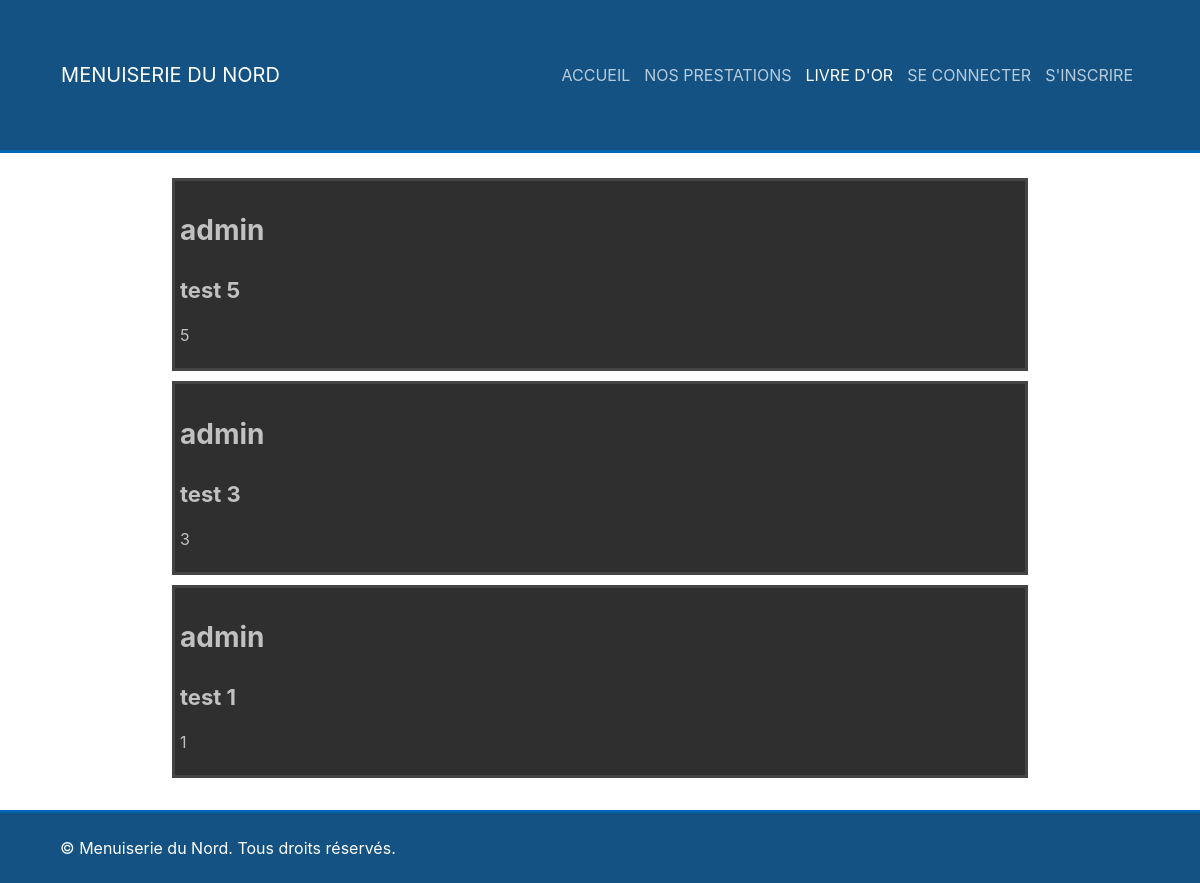
The page /index.php?view=livredor on the database as committed earlier.
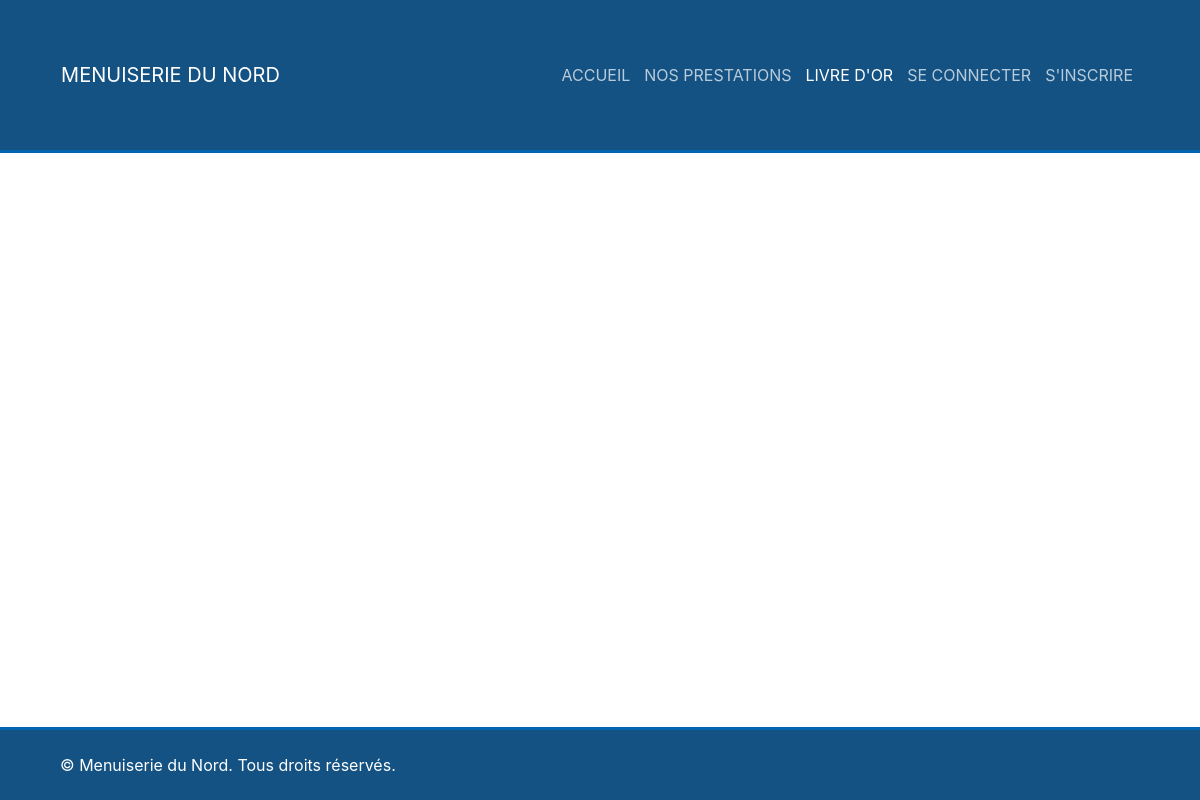
The same page on the database as committed later.
### tables this page shows
CREATE TABLE `livre_or` (
  `id` int(11) NOT NULL COMMENT 'clé primaire, identifiant numérique auto incrémenté',
  `id_users` int(11) NOT NULL COMMENT 'l id du client du commentaire',
  `date` timestamp NOT NULL DEFAULT CURRENT_TIMESTAMP ON UPDATE CURRENT_TIMESTAMP COMMENT 'date du commentaire',
  `titre` varchar(50) NOT NULL COMMENT 'titre du commentaire fait par le client',
  `texte` varchar(500) NOT NULL COMMENT 'texte du commentaire fait par le client'
);

CREATE TABLE `users` (
  `id` int(11) NOT NULL COMMENT 'clé primaire, identifiant numérique auto incrémenté',
  `login` varchar(20) NOT NULL COMMENT 'identifiant',
  `passe` varchar(20) NOT NULL COMMENT 'mot de passe',
  `mail` varchar(60) NOT NULL COMMENT 'mail',
  `telephone` varchar(12) NOT NULL COMMENT 'téléphone',
  `nom` varchar(20) NOT NULL COMMENT 'nom',
  `prenom` varchar(20) NOT NULL COMMENT 'prenom',
  `admin` tinyint(1) NOT NULL DEFAULT '0' COMMENT 'indique si l utilisateur est un administrateur',
  `blacklist` tinyint(1) DEFAULT '0' COMMENT 'indique si l utilisateur est blacklisté'
);

### libs/maLibUtils.php (called while the page is built, shortened)
<?php
function valider($nom,$type="REQUEST")
{
	switch($type)
	{
		case 'REQUEST':
		if(isset($_REQUEST[$nom]) && !($_REQUEST[$nom] == ""))
			return proteger($_REQUEST[$nom]);
		break;
		case 'SESSION':
		if(isset($_SESSION[$nom]) && !($_SESSION[$nom] == ""))
			return $_SESSION[$nom];
		break;
	}
	return false;
}
function proteger($str)
{
	if (is_array($str))
	{
		$nextTab = array();
		foreach($str as $cle => $val)
		{
			$nextTab[$cle] = addslashes($val);
		}
		return $nextTab;
	}
	else
		return addslashes ($str);
}
?>

### libs/maLibSQL.pdo.php (called while the page is built, shortened)
<?php
include_once "config.php";
function SQLGetChamp($sql)
{
	global $BDD_host;
	global $BDD_base;
	global $BDD_user;
	global $BDD_password;
	try {
		$dbh = new PDO("mysql:host=$BDD_host;dbname=$BDD_base", $BDD_user, $BDD_password);
	} catch (PDOException $e) {
		die("<font color=\"red\">SQLGetChamp: Erreur de connexion : " . $e->getMessage() . "</font>");
	}
	$dbh->exec("SET CHARACTER SET utf8");
	$res = $dbh->query($sql);
	$num = $res->rowCount();
	$res->setFetchMode(PDO::FETCH_NUM);
	$ligne = $res->fetch();
	if ($ligne == false) return false;
	else return $ligne[0];
}
function SQLSelect($sql)
{
 	global $BDD_host;
	global $BDD_base;
 	global $BDD_user;
 	global $BDD_password;
	try {
		$dbh = new PDO("mysql:host=$BDD_host;dbname=$BDD_base", $BDD_user, $BDD_password);
	} catch (PDOException $e) {
		die("<font color=\"red\">SQLSelect: Erreur de connexion : " . $e->getMessage() . "</font>");
	}
	$dbh->exec("SET CHARACTER SET utf8");
	$res = $dbh->query($sql);
	$num = $res->rowCount();
	if ($num==0) return false;
	else return $res;
}
function parcoursRs($result)
{
	if  ($result == false) return array();
	$result->setFetchMode(PDO::FETCH_ASSOC);
	while ($ligne = $result->fetch())
		$tab[]= $ligne;
	return $tab;
}
?>

### libs/modele.php (called while the page is built, shortened)
<?php
include_once("maLibSQL.pdo.php");
function getCom()
{
	$SQL = "SELECT L.id, L.id_users, L.date, L.titre, L.texte FROM livre_or L, users U WHERE U.blacklist=0 AND L.id_users=U.id ORDER BY L.date DESC ";
	return parcoursRs(SQLSelect($SQL));
}
function getNameFromId($id)
{
	$SQL = "SELECT login FROM users WHERE id=$id";
	return SQLGetChamp($SQL);
}
?>

### libs/maMainLib.php (the view, shortened to what this page needs)
<?php
function mkHeadLink($label, $view, $currentView="", $class="")
{
	if($view == $currentView) $class .= " active";
	return "<a href=\"index.php?view=$view\" class=\"$class\">$label</a>";
}
function mkLivredor($commentaire, $admin=0)
{
	$id=$commentaire["id"];
	$id_users=$commentaire["id_users"];
	$titre=$commentaire["titre"];
	$texte=$commentaire["texte"];
	$login=getNameFromId($id_users);
	if($admin==0) return "<div class=\"livredor-comment\"><h2>$login</h2><h1>$titre</h1><p>$texte</p></div>";
	else return "<div class=\"livredor-comment\"><h2>$login</h2><h1>$titre</h1><form role=\"form\" action=\"controleur.php\"><input type=\"hidden\" name=\"idComment\" value=\"$id\"/><button type=\"submit\" name=\"action\" value=\"delComment\">x</button></form><p>$texte</p></div>";
}
?>

### index.php (shortened to what this page needs)
<?php
	include_once "libs/maLibUtils.php";
	include_once "libs/maMainLib.php";
	include_once "libs/modele.php";
	$view = valider("view");
	if ($view != "confirmation")
	include("templates/header.php");
	switch($view)
	{
		default :
		if (file_exists("templates/$view.php"))
			include("templates/$view.php");
	}
	if ($view != "confirmation")
	include("templates/footer.php");
?>

### templates/header.php (shortened to what this page needs)
<!DOCTYPE html>
<html lang="fr">
<head>
	<link href="styles/jquery-ui.min.css" rel="stylesheet">
	<link href="styles/main.css" rel="stylesheet">
</head>
<body>
	<header>
		<div id="header-container">
			<a href="index.php">Menuiserie du Nord</a>
			<div class="topMenu" id="myTopMenu">
				<?php
				echo mkHeadLink("Accueil","accueil",$view);
				echo mkHeadLink("Nos prestations","prestations",$view);
				echo mkHeadLink("Livre d'or","livredor",$view);
				if(!valider("connecte","SESSION")){
					echo mkHeadLink("Se connecter","signin",$view);
					echo mkHeadLink("S'inscrire","signup",$view);
				}
				else{
					echo mkHeadLink("Rendez-vous","calendrier",$view);
					if(valider("admin","SESSION")) echo mkHeadLink("Administration","gestionUtilisateur",$view);
					echo mkHeadLink("Se déconnecter","accueil",$view);
				}
				?>
			</div>
		</div>
	</header>

### templates/livredor.php (shortened to what this page needs)
<div class="page-content">
	<div class="livredor-comments">
		<?php
		foreach(getCom() as $commentaire){
			if(valider("admin","SESSION")){
				echo mkLivredor($commentaire, 1);
			}
			else echo mkLivredor($commentaire);
		}
		?>
	</div>
</div>

### templates/footer.php (shortened to what this page needs)
<footer>
	<div class="footer-container">&copy; Menuiserie du Nord. Tous droits réservés.</div>
</footer>
</body>
</html>

### styles/main.css (style rules this page uses)
html { font-family: sans-serif; line-height: 1.15; -webkit-text-size-adjust: 100%; -ms-text-size-adjust: 100%; -ms-overflow-style: scrollbar; -webkit-tap-highlight-color: transparent; height: 100%; }
body { font-family: -apple-system, BlinkMacSystemFont, "Segoe UI", Roboto, "Helvetica Neue", Arial, sans-serif, "Apple Color Emoji", "Segoe UI Emoji", "Segoe UI Symbol"; font-size: 1rem; font-weight: 400; line-height: 1.5; color: #212529; text-align: left; background-color: #fff; position: relative; min-height: 100%; width: auto; margin: 0; padding: 0; }
header { background: #135283; text-transform: uppercase; position: relative; border-bottom: 3px #0265b1 solid; margin-bottom: 25px; }
footer { position: absolute; height:70px; width: 100%; bottom: 0; background: #135283; border-top: 3px #0265b1 solid; }
@media screen and (min-width: 769px) { header { height: 150px; display: flex; justify-content: center; align-items: center; } }
@media screen and (min-width: 769px) { #header-container { position: inline-flex; width: 90%; height: 90%; display: flex; justify-content: center; align-items: center; } }
@media screen and (min-width: 769px) { #header-container > a { position: relative; left: 0px; margin-right: auto; padding-right: 50px; font-size: 1.25rem; min-width: 221px; } }
@media screen and (min-width: 769px) { #myTopMenu { position: relative; right: 0px; } }
@media screen and (min-width: 769px) { #myTopMenu a { margin-right: 7px; margin-left: 7px; color: rgb(255,255,255,0.7); } }
@media screen and (min-width: 769px) { #myTopMenu a.active { color: rgb(255,255,255,1); } }
.page-content { position: relative; padding-bottom: 95px; min-width: 384px; }
#header-container > a { display: block; color: rgb(255,255,255,1); text-align: center; text-decoration: none; min-height: 30px }
#myTopMenu { max-height: 100%; }
.topMenu a { float: left; display: block; text-align: center; text-decoration: none; font-size: 16px; }
.footer-container { position: relative; padding-left: 5%; top: 50%; transform: translateY(-50%); color: rgb(255,255,255,1); }
h1, h2, h3, h4, h5, h6 { font-size: 22px; }
@media screen and (min-width: 769px) { h2 { font-size: 1.75rem; } }
.livredor-comment { position: relative; display: block; border: 3px #444444 solid; background-color: #2f2f2f; color: rgb(255,255,255,0.7); margin: 0 auto; margin-bottom: 10px; width: 70%; padding: 5px; }

Rows that differ between the two databases and show on the page:
removed livre_or: id_users.login "admin", titre "test 5", texte "5"
removed livre_or: id_users.login "admin", titre "test 3", texte "3"
removed livre_or: id_users.login "admin", titre "test 1", texte "1"
